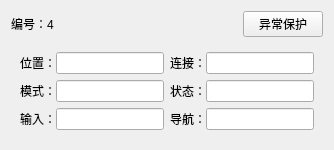
                  <widget class="QWidget" name="widget_9" native="true">
                   <layout class="QVBoxLayout" name="verticalLayout_16" stretch="1,3">
                    <item>
                     <layout class="QHBoxLayout" name="horizontalLayout_29">
                      <item>
                       <widget class="QLabel" name="label_29">
                        <property name="text">
                         <string>编号：4</string>
                        </property>
                       </widget>
                      </item>
                      <item>
                       <spacer name="horizontalSpacer_5">
                        <property name="orientation">
                         <enum>Qt::Horizontal</enum>
                        </property>
                        <property name="sizeHint" stdset="0">
                         <size>
                          <width>40</width>
                          <height>20</height>
                         </size>
                        </property>
                       </spacer>
                      </item>
                      <item>
                       <widget class="QPushButton" name="pushButton_16">
                        <property name="text">
                         <string>异常保护</string>
                        </property>
                       </widget>
                      </item>
                     </layout>
                    </item>
                    <item>
                     <widget class="QWidget" name="widget_36" native="true">
                      <layout class="QGridLayout" name="gridLayout_8">
                       <item row="0" column="0">
                        <widget class="QWidget" name="widget_37" native="true">
                         <layout class="QHBoxLayout" name="horizontalLayout_30">
                          <property name="spacing">
                           <number>0</number>
                          </property>
                          <property name="leftMargin">
                           <number>0</number>
                          </property>
                          <property name="topMargin">
                           <number>0</number>
                          </property>
                          <property name="rightMargin">
                           <number>0</number>
                          </property>
                          <property name="bottomMargin">
                           <number>0</number>
                          </property>
                          <item>
                           <widget class="QLabel" name="label_30">
                            <property name="text">
                             <string>位置：</string>
                            </property>
                           </widget>
                          </item>
                          <item>
                           <widget class="QLineEdit" name="Edit_flight_4_pos"/>
                          </item>
                         </layout>
                        </widget>
                       </item>
                       <item row="0" column="1">
                        <widget class="QWidget" name="widget_38" native="true">
                         <layout class="QHBoxLayout" name="horizontalLayout_31">
                          <property name="spacing">
                           <number>0</number>
                          </property>
                          <property name="leftMargin">
                           <number>0</number>
                          </property>
                          <property name="topMargin">
                           <number>0</number>
                          </property>
                          <property name="rightMargin">
                           <number>0</number>
                          </property>
                          <property name="bottomMargin">
                           <number>0</number>
                          </property>
                          <item>
                           <widget class="QLabel" name="label_31">
                            <property name="text">
                             <string>连接：</string>
                            </property>
                           </widget>
                          </item>
                          <item>
                           <widget class="QLineEdit" name="lineEdit_24"/>
                          </item>
                         </layout>
                        </widget>
                       </item>
                       <item row="1" column="0">
                        <widget class="QWidget" name="widget_39" native="true">
                         <layout class="QHBoxLayout" name="horizontalLayout_32">
                          <property name="spacing">
                           <number>0</number>
                          </property>
                          <property name="leftMargin">
                           <number>0</number>
                          </property>
                          <property name="topMargin">
                           <number>0</number>
                          </property>
                          <property name="rightMargin">
                           <number>0</number>
                          </property>
                          <property name="bottomMargin">
                           <number>0</number>
                          </property>
                          <item>
                           <widget class="QLabel" name="label_32">
                            <property name="text">
                             <string>模式：</string>
                            </property>
                           </widget>
                          </item>
                          <item>
                           <widget class="QLineEdit" name="lineEdit_25"/>
                          </item>
                         </layout>
                        </widget>
                       </item>
                       <item row="1" column="1">
                        <widget class="QWidget" name="widget_40" native="true">
                         <layout class="QHBoxLayout" name="horizontalLayout_33">
                          <property name="spacing">
                           <number>0</number>
                          </property>
                          <property name="leftMargin">
                           <number>0</number>
                          </property>
                          <property name="topMargin">
                           <number>0</number>
                          </property>
                          <property name="rightMargin">
                           <number>0</number>
                          </property>
                          <property name="bottomMargin">
                           <number>0</number>
                          </property>
                          <item>
                           <widget class="QLabel" name="label_33">
                            <property name="text">
                             <string>状态：</string>
                            </property>
                           </widget>
                          </item>
                          <item>
                           <widget class="QLineEdit" name="lineEdit_26"/>
                          </item>
                         </layout>
                        </widget>
                       </item>
                       <item row="2" column="0">
                        <widget class="QWidget" name="widget_41" native="true">
                         <layout class="QHBoxLayout" name="horizontalLayout_34">
                          <property name="spacing">
                           <number>0</number>
                          </property>
                          <property name="leftMargin">
                           <number>0</number>
                          </property>
                          <property name="topMargin">
                           <number>0</number>
                          </property>
                          <property name="rightMargin">
                           <number>0</number>
                          </property>
                          <property name="bottomMargin">
                           <number>0</number>
                          </property>
                          <item>
                           <widget class="QLabel" name="label_34">
                            <property name="text">
                             <string>输入：</string>
                            </property>
                           </widget>
                          </item>
                          <item>
                           <widget class="QLineEdit" name="lineEdit_27"/>
                          </item>
                         </layout>
                        </widget>
                       </item>
                       <item row="2" column="1">
                        <widget class="QWidget" name="widget_42" native="true">
                         <layout class="QHBoxLayout" name="horizontalLayout_35">
                          <property name="spacing">
                           <number>0</number>
                          </property>
                          <property name="leftMargin">
                           <number>0</number>
                          </property>
                          <property name="topMargin">
                           <number>0</number>
                          </property>
                          <property name="rightMargin">
                           <number>0</number>
                          </property>
                          <property name="bottomMargin">
                           <number>0</number>
                          </property>
                          <item>
                           <widget class="QLabel" name="label_35">
                            <property name="text">
                             <string>导航：</string>
                            </property>
                           </widget>
                          </item>
                          <item>
                           <widget class="QLineEdit" name="lineEdit_28"/>
                          </item>
                         </layout>
                        </widget>
                       </item>
                      </layout>
                     </widget>
                    </item>
                   </layout>
                  </widget>
